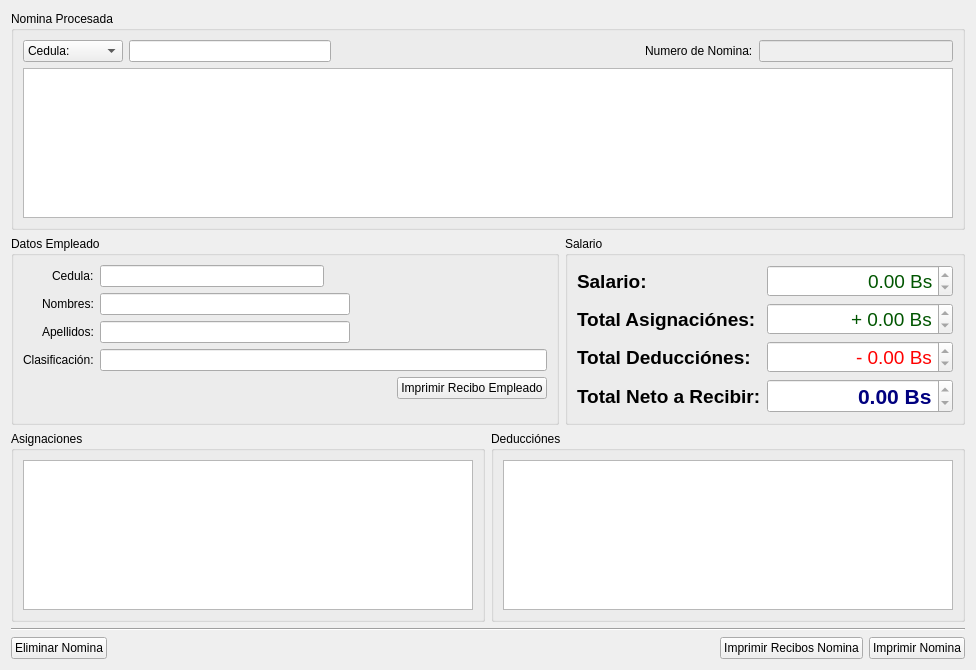
<?xml version="1.0" encoding="UTF-8"?>
<ui version="4.0">
 <class>NominaProcesadaWidget</class>
 <widget class="QWidget" name="NominaProcesadaWidget">
  <property name="windowModality">
   <enum>Qt::WindowModal</enum>
  </property>
  <property name="geometry">
   <rect>
    <x>0</x>
    <y>0</y>
    <width>970</width>
    <height>659</height>
   </rect>
  </property>
  <property name="windowTitle">
   <string>Form</string>
  </property>
  <layout class="QGridLayout" name="gridLayout_6">
   <item row="0" column="0">
    <widget class="QGroupBox" name="groupBox">
     <property name="maximumSize">
      <size>
       <width>16777215</width>
       <height>300</height>
      </size>
     </property>
     <property name="title">
      <string>Nomina Procesada</string>
     </property>
     <layout class="QGridLayout" name="gridLayout_3">
      <item row="1" column="0">
       <widget class="QTableView" name="empleadoTableView">
        <property name="minimumSize">
         <size>
          <width>400</width>
          <height>150</height>
         </size>
        </property>
        <property name="maximumSize">
         <size>
          <width>16777215</width>
          <height>16777215</height>
         </size>
        </property>
        <property name="alternatingRowColors">
         <bool>true</bool>
        </property>
        <property name="selectionMode">
         <enum>QAbstractItemView::SingleSelection</enum>
        </property>
        <property name="selectionBehavior">
         <enum>QAbstractItemView::SelectRows</enum>
        </property>
        <attribute name="horizontalHeaderCascadingSectionResizes">
         <bool>true</bool>
        </attribute>
       </widget>
      </item>
      <item row="0" column="0">
       <layout class="QHBoxLayout" name="horizontalLayout_6">
        <item>
         <layout class="QHBoxLayout" name="horizontalLayout_5">
          <item>
           <widget class="QComboBox" name="busquedaCampoComboBox">
            <property name="minimumSize">
             <size>
              <width>100</width>
              <height>0</height>
             </size>
            </property>
            <item>
             <property name="text">
              <string>Cedula:</string>
             </property>
            </item>
            <item>
             <property name="text">
              <string>nombres:</string>
             </property>
            </item>
            <item>
             <property name="text">
              <string>Apellidos:</string>
             </property>
            </item>
           </widget>
          </item>
          <item>
           <widget class="QLineEdit" name="busquedaLineEdit">
            <property name="minimumSize">
             <size>
              <width>200</width>
              <height>0</height>
             </size>
            </property>
           </widget>
          </item>
         </layout>
        </item>
        <item>
         <spacer name="horizontalSpacer_3">
          <property name="orientation">
           <enum>Qt::Horizontal</enum>
          </property>
          <property name="sizeHint" stdset="0">
           <size>
            <width>37</width>
            <height>17</height>
           </size>
          </property>
         </spacer>
        </item>
        <item>
         <layout class="QHBoxLayout" name="horizontalLayout_4">
          <item>
           <widget class="QLabel" name="label">
            <property name="text">
             <string>Numero de Nomina:</string>
            </property>
           </widget>
          </item>
          <item>
           <widget class="QLineEdit" name="numeroNominaLineEdit">
            <property name="enabled">
             <bool>false</bool>
            </property>
            <property name="alignment">
             <set>Qt::AlignCenter</set>
            </property>
           </widget>
          </item>
         </layout>
        </item>
       </layout>
      </item>
     </layout>
    </widget>
   </item>
   <item row="1" column="0">
    <layout class="QHBoxLayout" name="horizontalLayout_9">
     <item>
      <widget class="QGroupBox" name="groupBox_4">
       <property name="title">
        <string>Datos Empleado</string>
       </property>
       <layout class="QGridLayout" name="gridLayout_4">
        <item row="0" column="0">
         <layout class="QFormLayout" name="formLayout_2">
          <property name="labelAlignment">
           <set>Qt::AlignRight|Qt::AlignTrailing|Qt::AlignVCenter</set>
          </property>
          <item row="0" column="0">
           <widget class="QLabel" name="label_2">
            <property name="text">
             <string>Cedula:</string>
            </property>
           </widget>
          </item>
          <item row="0" column="1">
           <layout class="QHBoxLayout" name="horizontalLayout_7">
            <item>
             <widget class="QLineEdit" name="cedulaLineEdit">
              <property name="enabled">
               <bool>true</bool>
              </property>
              <property name="readOnly">
               <bool>true</bool>
              </property>
             </widget>
            </item>
            <item>
             <spacer name="horizontalSpacer_4">
              <property name="orientation">
               <enum>Qt::Horizontal</enum>
              </property>
              <property name="sizeHint" stdset="0">
               <size>
                <width>40</width>
                <height>20</height>
               </size>
              </property>
             </spacer>
            </item>
           </layout>
          </item>
          <item row="1" column="0">
           <widget class="QLabel" name="label_3">
            <property name="text">
             <string>Nombres:</string>
            </property>
           </widget>
          </item>
          <item row="1" column="1">
           <layout class="QHBoxLayout" name="horizontalLayout_8">
            <item>
             <widget class="QLineEdit" name="nombresLineEdit">
              <property name="enabled">
               <bool>true</bool>
              </property>
              <property name="minimumSize">
               <size>
                <width>250</width>
                <height>0</height>
               </size>
              </property>
              <property name="readOnly">
               <bool>true</bool>
              </property>
             </widget>
            </item>
            <item>
             <spacer name="horizontalSpacer_9">
              <property name="orientation">
               <enum>Qt::Horizontal</enum>
              </property>
              <property name="sizeHint" stdset="0">
               <size>
                <width>40</width>
                <height>20</height>
               </size>
              </property>
             </spacer>
            </item>
           </layout>
          </item>
          <item row="2" column="0">
           <widget class="QLabel" name="label_4">
            <property name="text">
             <string>Apellidos:</string>
            </property>
           </widget>
          </item>
          <item row="2" column="1">
           <layout class="QHBoxLayout" name="horizontalLayout_10">
            <item>
             <widget class="QLineEdit" name="apellidosLineEdit">
              <property name="enabled">
               <bool>true</bool>
              </property>
              <property name="minimumSize">
               <size>
                <width>250</width>
                <height>0</height>
               </size>
              </property>
              <property name="readOnly">
               <bool>true</bool>
              </property>
             </widget>
            </item>
            <item>
             <spacer name="horizontalSpacer_10">
              <property name="orientation">
               <enum>Qt::Horizontal</enum>
              </property>
              <property name="sizeHint" stdset="0">
               <size>
                <width>40</width>
                <height>20</height>
               </size>
              </property>
             </spacer>
            </item>
           </layout>
          </item>
          <item row="3" column="0">
           <widget class="QLabel" name="label_5">
            <property name="text">
             <string>Clasificación:</string>
            </property>
           </widget>
          </item>
          <item row="3" column="1">
           <widget class="QLineEdit" name="clasificacionLineEdit">
            <property name="enabled">
             <bool>true</bool>
            </property>
            <property name="readOnly">
             <bool>true</bool>
            </property>
           </widget>
          </item>
          <item row="4" column="1">
           <layout class="QHBoxLayout" name="horizontalLayout_20">
            <item>
             <spacer name="horizontalSpacer_6">
              <property name="orientation">
               <enum>Qt::Horizontal</enum>
              </property>
              <property name="sizeHint" stdset="0">
               <size>
                <width>40</width>
                <height>20</height>
               </size>
              </property>
             </spacer>
            </item>
            <item>
             <widget class="QPushButton" name="imprimirReciboPushButton">
              <property name="text">
               <string>Imprimir Recibo Empleado</string>
              </property>
             </widget>
            </item>
           </layout>
          </item>
         </layout>
        </item>
       </layout>
      </widget>
     </item>
     <item>
      <widget class="QGroupBox" name="groupBox_5">
       <property name="minimumSize">
        <size>
         <width>400</width>
         <height>0</height>
        </size>
       </property>
       <property name="title">
        <string>Salario</string>
       </property>
       <layout class="QGridLayout" name="gridLayout_5">
        <item row="0" column="0">
         <layout class="QFormLayout" name="formLayout">
          <item row="0" column="0">
           <widget class="QLabel" name="label_6">
            <property name="font">
             <font>
              <pointsize>14</pointsize>
              <weight>75</weight>
              <bold>true</bold>
             </font>
            </property>
            <property name="text">
             <string>Salario:</string>
            </property>
           </widget>
          </item>
          <item row="0" column="1">
           <layout class="QHBoxLayout" name="horizontalLayout_12">
            <item>
             <widget class="QDoubleSpinBox" name="salarioDoubleSpinBox">
              <property name="enabled">
               <bool>true</bool>
              </property>
              <property name="minimumSize">
               <size>
                <width>150</width>
                <height>0</height>
               </size>
              </property>
              <property name="palette">
               <palette>
                <active>
                 <colorrole role="Text">
                  <brush brushstyle="SolidPattern">
                   <color alpha="255">
                    <red>0</red>
                    <green>85</green>
                    <blue>0</blue>
                   </color>
                  </brush>
                 </colorrole>
                </active>
                <inactive>
                 <colorrole role="Text">
                  <brush brushstyle="SolidPattern">
                   <color alpha="255">
                    <red>0</red>
                    <green>85</green>
                    <blue>0</blue>
                   </color>
                  </brush>
                 </colorrole>
                </inactive>
                <disabled>
                 <colorrole role="Text">
                  <brush brushstyle="SolidPattern">
                   <color alpha="255">
                    <red>120</red>
                    <green>120</green>
                    <blue>120</blue>
                   </color>
                  </brush>
                 </colorrole>
                </disabled>
               </palette>
              </property>
              <property name="font">
               <font>
                <pointsize>14</pointsize>
               </font>
              </property>
              <property name="alignment">
               <set>Qt::AlignRight|Qt::AlignTrailing|Qt::AlignVCenter</set>
              </property>
              <property name="readOnly">
               <bool>true</bool>
              </property>
              <property name="showGroupSeparator" stdset="0">
               <bool>true</bool>
              </property>
              <property name="suffix">
               <string> Bs</string>
              </property>
              <property name="maximum">
               <double>9999999.000000000000000</double>
              </property>
             </widget>
            </item>
           </layout>
          </item>
          <item row="1" column="0">
           <widget class="QLabel" name="label_7">
            <property name="font">
             <font>
              <pointsize>14</pointsize>
              <weight>75</weight>
              <bold>true</bold>
             </font>
            </property>
            <property name="text">
             <string>Total Asignaciónes:</string>
            </property>
           </widget>
          </item>
          <item row="1" column="1">
           <layout class="QHBoxLayout" name="horizontalLayout_13">
            <item>
             <widget class="QDoubleSpinBox" name="asignaccionDoubleSpinBox">
              <property name="enabled">
               <bool>true</bool>
              </property>
              <property name="minimumSize">
               <size>
                <width>150</width>
                <height>0</height>
               </size>
              </property>
              <property name="palette">
               <palette>
                <active>
                 <colorrole role="Text">
                  <brush brushstyle="SolidPattern">
                   <color alpha="255">
                    <red>0</red>
                    <green>85</green>
                    <blue>0</blue>
                   </color>
                  </brush>
                 </colorrole>
                </active>
                <inactive>
                 <colorrole role="Text">
                  <brush brushstyle="SolidPattern">
                   <color alpha="255">
                    <red>0</red>
                    <green>85</green>
                    <blue>0</blue>
                   </color>
                  </brush>
                 </colorrole>
                </inactive>
                <disabled>
                 <colorrole role="Text">
                  <brush brushstyle="SolidPattern">
                   <color alpha="255">
                    <red>120</red>
                    <green>120</green>
                    <blue>120</blue>
                   </color>
                  </brush>
                 </colorrole>
                </disabled>
               </palette>
              </property>
              <property name="font">
               <font>
                <pointsize>14</pointsize>
               </font>
              </property>
              <property name="alignment">
               <set>Qt::AlignRight|Qt::AlignTrailing|Qt::AlignVCenter</set>
              </property>
              <property name="readOnly">
               <bool>true</bool>
              </property>
              <property name="showGroupSeparator" stdset="0">
               <bool>true</bool>
              </property>
              <property name="prefix">
               <string>+ </string>
              </property>
              <property name="suffix">
               <string> Bs</string>
              </property>
              <property name="maximum">
               <double>9999999.000000000000000</double>
              </property>
             </widget>
            </item>
           </layout>
          </item>
          <item row="2" column="0">
           <widget class="QLabel" name="label_8">
            <property name="font">
             <font>
              <pointsize>14</pointsize>
              <weight>75</weight>
              <bold>true</bold>
             </font>
            </property>
            <property name="text">
             <string>Total Deducciónes:</string>
            </property>
           </widget>
          </item>
          <item row="2" column="1">
           <layout class="QHBoxLayout" name="horizontalLayout_14">
            <item>
             <widget class="QDoubleSpinBox" name="deduccionDoubleSpinBox">
              <property name="enabled">
               <bool>true</bool>
              </property>
              <property name="minimumSize">
               <size>
                <width>150</width>
                <height>0</height>
               </size>
              </property>
              <property name="palette">
               <palette>
                <active>
                 <colorrole role="Text">
                  <brush brushstyle="SolidPattern">
                   <color alpha="255">
                    <red>255</red>
                    <green>0</green>
                    <blue>0</blue>
                   </color>
                  </brush>
                 </colorrole>
                </active>
                <inactive>
                 <colorrole role="Text">
                  <brush brushstyle="SolidPattern">
                   <color alpha="255">
                    <red>255</red>
                    <green>0</green>
                    <blue>0</blue>
                   </color>
                  </brush>
                 </colorrole>
                </inactive>
                <disabled>
                 <colorrole role="Text">
                  <brush brushstyle="SolidPattern">
                   <color alpha="255">
                    <red>120</red>
                    <green>120</green>
                    <blue>120</blue>
                   </color>
                  </brush>
                 </colorrole>
                </disabled>
               </palette>
              </property>
              <property name="font">
               <font>
                <pointsize>14</pointsize>
               </font>
              </property>
              <property name="contextMenuPolicy">
               <enum>Qt::DefaultContextMenu</enum>
              </property>
              <property name="alignment">
               <set>Qt::AlignRight|Qt::AlignTrailing|Qt::AlignVCenter</set>
              </property>
              <property name="readOnly">
               <bool>true</bool>
              </property>
              <property name="showGroupSeparator" stdset="0">
               <bool>true</bool>
              </property>
              <property name="prefix">
               <string>- </string>
              </property>
              <property name="suffix">
               <string> Bs</string>
              </property>
              <property name="maximum">
               <double>9999999.000000000000000</double>
              </property>
             </widget>
            </item>
           </layout>
          </item>
          <item row="3" column="0">
           <widget class="QLabel" name="label_9">
            <property name="font">
             <font>
              <pointsize>14</pointsize>
              <weight>75</weight>
              <bold>true</bold>
             </font>
            </property>
            <property name="text">
             <string>Total Neto a Recibir:</string>
            </property>
           </widget>
          </item>
          <item row="3" column="1">
           <layout class="QHBoxLayout" name="horizontalLayout_15">
            <item>
             <widget class="QDoubleSpinBox" name="totalDoubleSpinBox">
              <property name="enabled">
               <bool>true</bool>
              </property>
              <property name="minimumSize">
               <size>
                <width>150</width>
                <height>0</height>
               </size>
              </property>
              <property name="palette">
               <palette>
                <active>
                 <colorrole role="Text">
                  <brush brushstyle="SolidPattern">
                   <color alpha="255">
                    <red>0</red>
                    <green>0</green>
                    <blue>127</blue>
                   </color>
                  </brush>
                 </colorrole>
                </active>
                <inactive>
                 <colorrole role="Text">
                  <brush brushstyle="SolidPattern">
                   <color alpha="255">
                    <red>0</red>
                    <green>0</green>
                    <blue>127</blue>
                   </color>
                  </brush>
                 </colorrole>
                </inactive>
                <disabled>
                 <colorrole role="Text">
                  <brush brushstyle="SolidPattern">
                   <color alpha="255">
                    <red>120</red>
                    <green>120</green>
                    <blue>120</blue>
                   </color>
                  </brush>
                 </colorrole>
                </disabled>
               </palette>
              </property>
              <property name="font">
               <font>
                <pointsize>16</pointsize>
                <weight>75</weight>
                <bold>true</bold>
               </font>
              </property>
              <property name="alignment">
               <set>Qt::AlignRight|Qt::AlignTrailing|Qt::AlignVCenter</set>
              </property>
              <property name="readOnly">
               <bool>true</bool>
              </property>
              <property name="showGroupSeparator" stdset="0">
               <bool>true</bool>
              </property>
              <property name="suffix">
               <string> Bs</string>
              </property>
              <property name="maximum">
               <double>9999999.000000000000000</double>
              </property>
             </widget>
            </item>
           </layout>
          </item>
         </layout>
        </item>
       </layout>
      </widget>
     </item>
    </layout>
   </item>
   <item row="2" column="0">
    <layout class="QHBoxLayout" name="horizontalLayout_3">
     <item>
      <widget class="QGroupBox" name="groupBox_2">
       <property name="title">
        <string>Asignaciones</string>
       </property>
       <layout class="QGridLayout" name="gridLayout">
        <item row="0" column="0">
         <layout class="QVBoxLayout" name="verticalLayout">
          <item>
           <widget class="QTableView" name="asignacionTableView">
            <property name="minimumSize">
             <size>
              <width>450</width>
              <height>150</height>
             </size>
            </property>
            <property name="selectionMode">
             <enum>QAbstractItemView::SingleSelection</enum>
            </property>
            <property name="selectionBehavior">
             <enum>QAbstractItemView::SelectRows</enum>
            </property>
           </widget>
          </item>
          <item>
           <layout class="QHBoxLayout" name="horizontalLayout_2"/>
          </item>
         </layout>
        </item>
       </layout>
      </widget>
     </item>
     <item>
      <widget class="QGroupBox" name="groupBox_3">
       <property name="title">
        <string>Deducciónes</string>
       </property>
       <layout class="QGridLayout" name="gridLayout_2">
        <item row="0" column="0">
         <layout class="QVBoxLayout" name="verticalLayout_2">
          <item>
           <widget class="QTableView" name="deduccionTableView">
            <property name="minimumSize">
             <size>
              <width>450</width>
              <height>150</height>
             </size>
            </property>
            <property name="selectionMode">
             <enum>QAbstractItemView::SingleSelection</enum>
            </property>
            <property name="selectionBehavior">
             <enum>QAbstractItemView::SelectRows</enum>
            </property>
           </widget>
          </item>
          <item>
           <layout class="QHBoxLayout" name="horizontalLayout"/>
          </item>
         </layout>
        </item>
       </layout>
      </widget>
     </item>
    </layout>
   </item>
   <item row="3" column="0">
    <widget class="Line" name="line">
     <property name="orientation">
      <enum>Qt::Horizontal</enum>
     </property>
    </widget>
   </item>
   <item row="4" column="0">
    <layout class="QHBoxLayout" name="horizontalLayout_11">
     <item>
      <widget class="QPushButton" name="pushButton">
       <property name="text">
        <string>Eliminar Nomina</string>
       </property>
      </widget>
     </item>
     <item>
      <spacer name="horizontalSpacer_5">
       <property name="orientation">
        <enum>Qt::Horizontal</enum>
       </property>
       <property name="sizeHint" stdset="0">
        <size>
         <width>40</width>
         <height>20</height>
        </size>
       </property>
      </spacer>
     </item>
     <item>
      <widget class="QPushButton" name="ImprimirRecibosPushButton">
       <property name="text">
        <string>Imprimir Recibos Nomina</string>
       </property>
      </widget>
     </item>
     <item>
      <widget class="QPushButton" name="impirmirNominaPushButton">
       <property name="text">
        <string>Imprimir Nomina</string>
       </property>
      </widget>
     </item>
    </layout>
   </item>
  </layout>
 </widget>
 <resources/>
 <connections/>
</ui>
